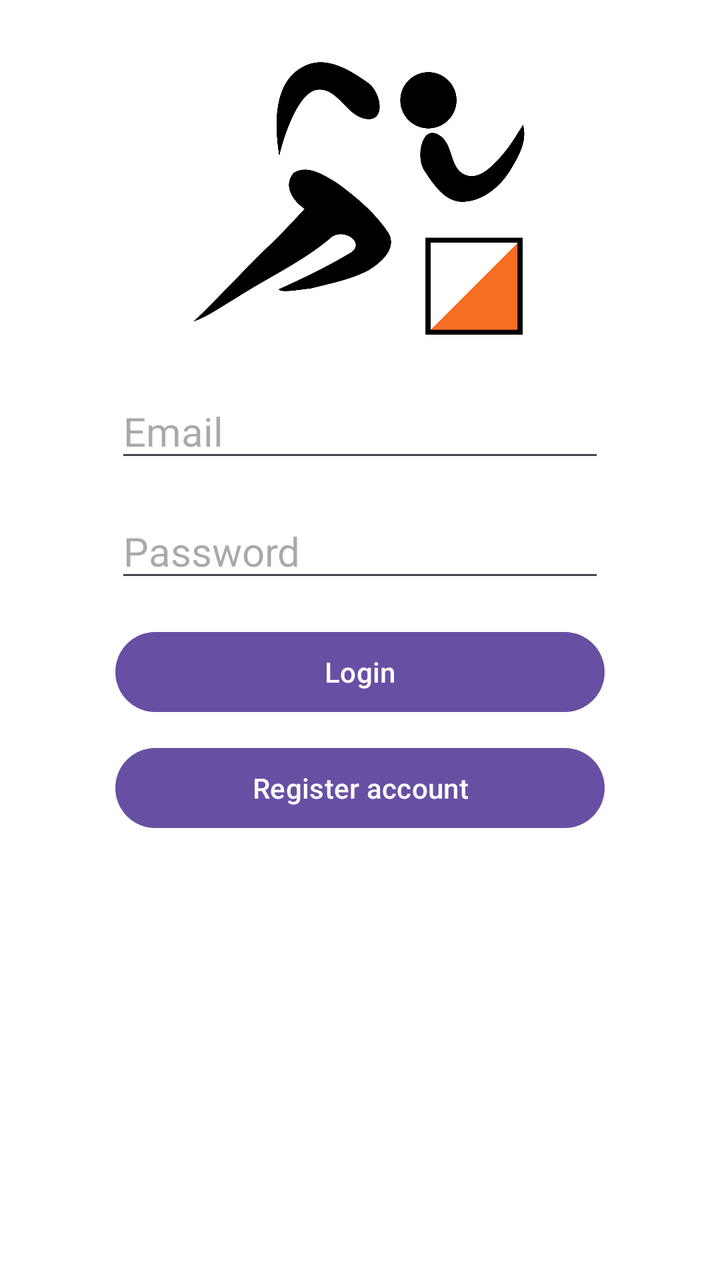
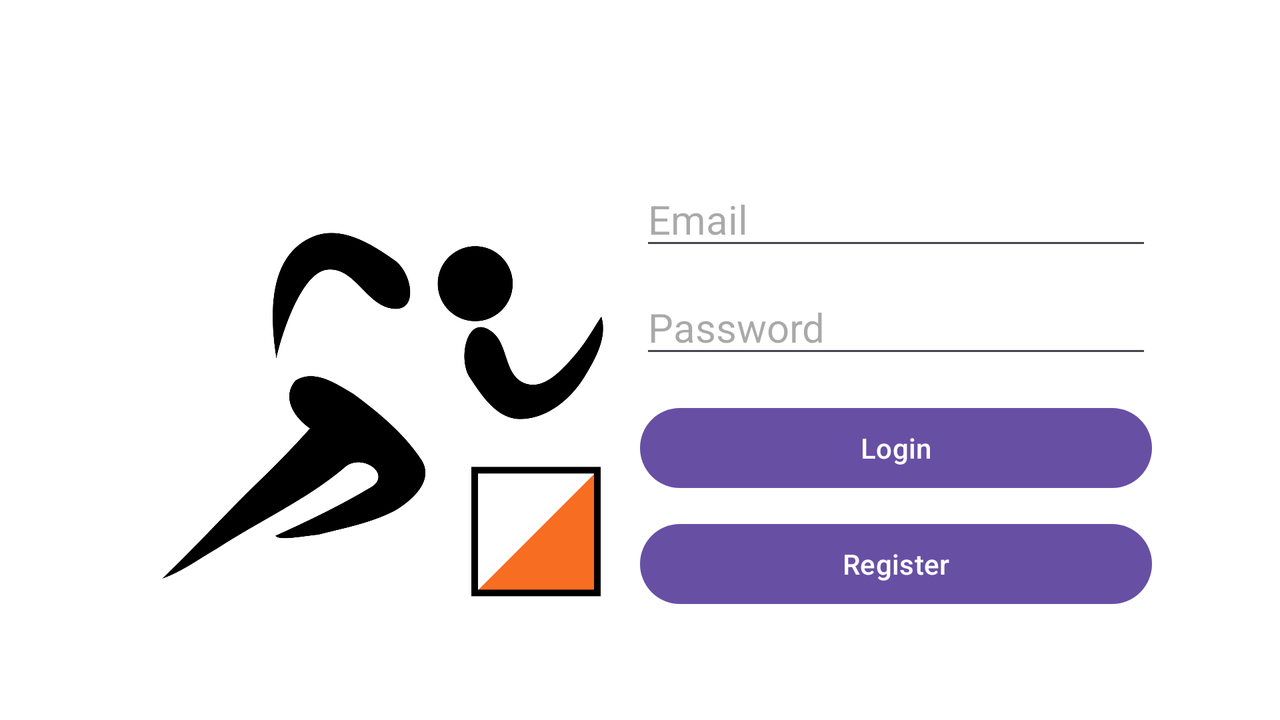

An Android layout and its configuration variant, each rendered on a device that would load it. The default file and the variant file are quoted in full after the pictures.
<!-- AndroidManifest.xml: application theme Theme.GPSSportMap -->
<!-- res/layout/login.xml -->
<?xml version="1.0" encoding="utf-8"?>
<androidx.constraintlayout.widget.ConstraintLayout xmlns:android="http://schemas.android.com/apk/res/android"
    xmlns:app="http://schemas.android.com/apk/res-auto"
    xmlns:tools="http://schemas.android.com/tools"
    android:layout_width="match_parent"
    android:layout_height="match_parent"
    tools:context=".LoginActivity"
    android:id="@+id/login"
    android:background="@color/material_dynamic_neutral_variant100" >

    <EditText
        android:id="@+id/editTextEmail"
        android:layout_width="0dp"
        android:layout_height="wrap_content"
        android:ems="10"
        android:hint="Email"
        android:inputType="text"
        android:textSize="20sp"
        app:layout_constraintEnd_toStartOf="@+id/guideline11"
        app:layout_constraintStart_toStartOf="@+id/guideline10"
        app:layout_constraintTop_toTopOf="@+id/guideline9" />

    <EditText
        android:id="@+id/editTextPassword"
        android:layout_width="0dp"
        android:layout_height="wrap_content"
        android:layout_marginTop="16dp"
        android:ems="10"
        android:hint="Password"
        android:inputType="textPassword"
        android:textSize="20sp"
        app:layout_constraintEnd_toStartOf="@+id/guideline11"
        app:layout_constraintStart_toStartOf="@+id/guideline10"
        app:layout_constraintTop_toBottomOf="@+id/editTextEmail" />

    <Button
        android:id="@+id/loginButton"
        android:layout_width="0dp"
        android:layout_height="wrap_content"
        android:layout_marginTop="16dp"
        android:onClick="onClickLoginButton"
        android:text="Login"
        app:layout_constraintEnd_toStartOf="@+id/guideline11"
        app:layout_constraintStart_toStartOf="@+id/guideline10"
        app:layout_constraintTop_toBottomOf="@+id/editTextPassword" />

    <Button
        android:id="@+id/accountRegisterButton"
        android:layout_width="0dp"
        android:layout_height="wrap_content"
        android:layout_marginTop="10dp"
        android:onClick="onClickAccountRegisterButton"
        android:text="Register account"
        app:layout_constraintEnd_toStartOf="@+id/guideline11"
        app:layout_constraintStart_toStartOf="@+id/guideline10"
        app:layout_constraintTop_toBottomOf="@+id/loginButton" />

    <androidx.constraintlayout.widget.Guideline
        android:id="@+id/guideline9"
        android:layout_width="wrap_content"
        android:layout_height="wrap_content"
        android:orientation="horizontal"
        app:layout_constraintGuide_percent="0.3" />

    <ImageView
        android:id="@+id/imageView"
        android:layout_width="0dp"
        android:layout_height="0dp"
        app:layout_constraintBottom_toTopOf="@+id/guideline9"
        app:layout_constraintEnd_toStartOf="@+id/guideline11"
        app:layout_constraintStart_toStartOf="@+id/guideline10"
        app:layout_constraintTop_toTopOf="parent"
        app:srcCompat="@drawable/logo" />

    <androidx.constraintlayout.widget.Guideline
        android:id="@+id/guideline10"
        android:layout_width="wrap_content"
        android:layout_height="wrap_content"
        android:orientation="vertical"
        app:layout_constraintGuide_percent="0.16" />

    <androidx.constraintlayout.widget.Guideline
        android:id="@+id/guideline11"
        android:layout_width="wrap_content"
        android:layout_height="wrap_content"
        android:orientation="vertical"
        app:layout_constraintGuide_percent="0.84" />

</androidx.constraintlayout.widget.ConstraintLayout>
<!-- resources referenced by this layout -->
<resources>
  <!-- drawable logo: png bitmap (drawable, 62690 bytes) -->
  <style name="Theme.GPSSportMap" parent="Base.Theme.GPSSportMap" />
  <style name="Base.Theme.GPSSportMap" parent="Theme.Material3.DayNight.NoActionBar">
          
          
      </style>
</resources>
<!-- res/layout-land/login.xml (the repository's variant of the layout above) -->
<!-- drawn on the phone turned sideways -->
<?xml version="1.0" encoding="utf-8"?>
<androidx.constraintlayout.widget.ConstraintLayout xmlns:android="http://schemas.android.com/apk/res/android"
    xmlns:app="http://schemas.android.com/apk/res-auto"
    xmlns:tools="http://schemas.android.com/tools"
    android:id="@+id/main"
    android:layout_width="match_parent"
    android:layout_height="match_parent"
    tools:context=".LoginActivity"
    android:background="@color/material_dynamic_neutral_variant100" >

    <EditText
        android:id="@+id/editTextEmail"
        android:layout_width="0dp"
        android:layout_height="wrap_content"
        android:layout_marginTop="32dp"
        android:ems="10"
        android:hint="Email"
        android:inputType="text"
        android:textSize="20sp"
        app:layout_constraintEnd_toStartOf="@+id/guideline13"
        app:layout_constraintHorizontal_bias="0.0"
        app:layout_constraintStart_toStartOf="@+id/guideline12"
        app:layout_constraintTop_toTopOf="@+id/guideline9" />

    <EditText
        android:id="@+id/editTextPassword"
        android:layout_width="0dp"
        android:layout_height="wrap_content"
        android:layout_marginTop="10dp"
        android:ems="10"
        android:hint="Password"
        android:inputType="textPassword"
        android:textSize="20sp"
        app:layout_constraintEnd_toStartOf="@+id/guideline13"
        app:layout_constraintHorizontal_bias="0.0"
        app:layout_constraintStart_toStartOf="@+id/editTextEmail"
        app:layout_constraintTop_toBottomOf="@+id/editTextEmail" />

    <Button
        android:id="@+id/loginButton"
        android:layout_width="0dp"
        android:layout_height="wrap_content"
        android:layout_marginTop="16dp"
        android:onClick="onClickLoginButton"
        android:text="Login"
        app:layout_constraintEnd_toStartOf="@+id/guideline13"
        app:layout_constraintHorizontal_bias="0.0"
        app:layout_constraintStart_toStartOf="@+id/guideline12"
        app:layout_constraintTop_toBottomOf="@+id/editTextPassword" />

    <Button
        android:id="@+id/registerButton"
        android:layout_width="0dp"
        android:layout_height="wrap_content"
        android:layout_marginTop="10dp"
        android:onClick="onClickAccountRegisterButton"
        android:text="Register"
        app:layout_constraintEnd_toStartOf="@+id/guideline13"
        app:layout_constraintHorizontal_bias="0.0"
        app:layout_constraintStart_toStartOf="@+id/guideline12"
        app:layout_constraintTop_toBottomOf="@+id/loginButton" />

    <androidx.constraintlayout.widget.Guideline
        android:id="@+id/guideline9"
        android:layout_width="wrap_content"
        android:layout_height="wrap_content"
        android:orientation="horizontal"
        app:layout_constraintGuide_percent="0.15" />

    <ImageView
        android:id="@+id/imageView"
        android:layout_width="0dp"
        android:layout_height="0dp"
        app:layout_constraintBottom_toTopOf="@+id/guideline14"
        app:layout_constraintEnd_toStartOf="@+id/guideline12"
        app:layout_constraintStart_toStartOf="@+id/guideline15"
        app:layout_constraintTop_toTopOf="@+id/guideline9"
        app:srcCompat="@drawable/logo" />

    <androidx.constraintlayout.widget.Guideline
        android:id="@+id/guideline12"
        android:layout_width="wrap_content"
        android:layout_height="wrap_content"
        android:orientation="vertical"
        app:layout_constraintGuide_percent="0.5" />

    <androidx.constraintlayout.widget.Guideline
        android:id="@+id/guideline13"
        android:layout_width="wrap_content"
        android:layout_height="wrap_content"
        android:orientation="vertical"
        app:layout_constraintGuide_percent="0.9" />

    <androidx.constraintlayout.widget.Guideline
        android:id="@+id/guideline14"
        android:layout_width="wrap_content"
        android:layout_height="wrap_content"
        android:orientation="horizontal"
        app:layout_constraintGuide_begin="352dp" />

    <androidx.constraintlayout.widget.Guideline
        android:id="@+id/guideline15"
        android:layout_width="wrap_content"
        android:layout_height="wrap_content"
        android:orientation="vertical"
        app:layout_constraintGuide_percent="0.1" />

</androidx.constraintlayout.widget.ConstraintLayout>
